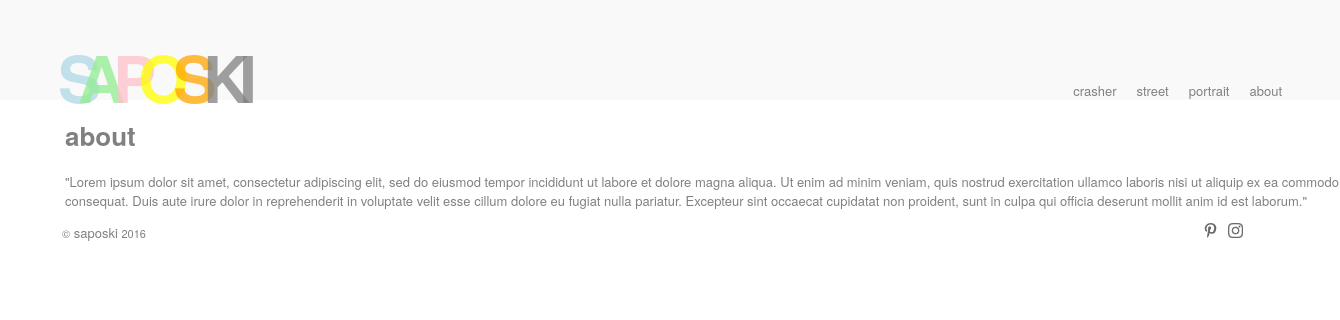
The page /about/ on the database its author committed.
### about/models.py (models this page shows, shortened)
class About(models.Model):
    title = models.CharField(max_length=120)
    description = models.TextField(max_length=500)
    updated = models.DateTimeField(auto_now=True, auto_now_add=False)
    timestamp = models.DateTimeField(auto_now=False, auto_now_add=True)

### about/views.py (the view)
# urls.py: url(r'^about/', include('about.urls', namespace='about')),
def about(request):
    queryset = About.objects.all()
    context = {
        'description': queryset,
        'title': 'about'
    }
    return render(request,'about.html', context)

### templates/about.html
{% extends "base.html" %}
{% block content %}
<div>
   <h1>{{ title }}</h1>
   {% for i in description %}
   {{i.description}}
   {% endfor %}
</div>
{% endblock content%}

### static/css/style.css (style rules this page uses)
body { width: 100%; margin: 0 auto; }

### rows shown on the page
About: title "about", description "\"Lorem ipsum dolor sit amet, consectetur adipiscing elit, sed do eiusmod tempor incididunt ut labore et dolore magna aliqua. Ut enim ad minim veniam, quis nostrud exercitation ullamco laboris nisi ut aliquip ex ea commodo consequat. Duis aute irure dolor in reprehenderit in voluptate velit esse cillum dolore eu fugiat nulla pariatur. Excepteur sint occaecat cupidatat non proident, sunt in culpa qui officia deserunt mollit anim id est laborum.\""
